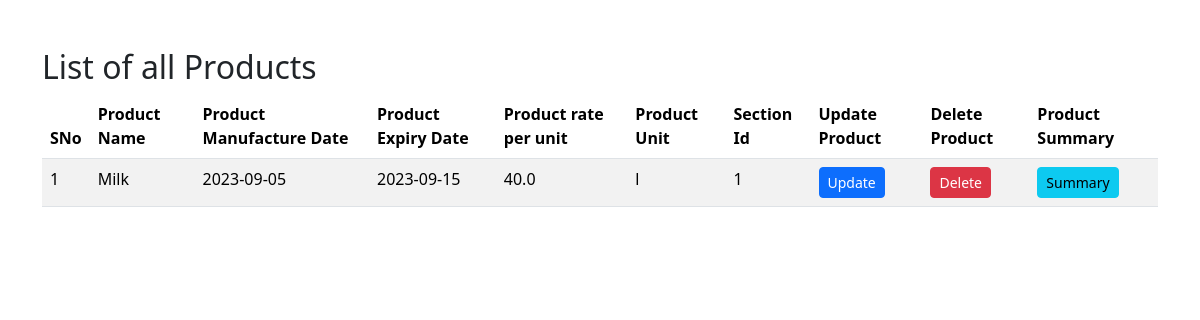
/products, run on an earlier commit of the app's database.
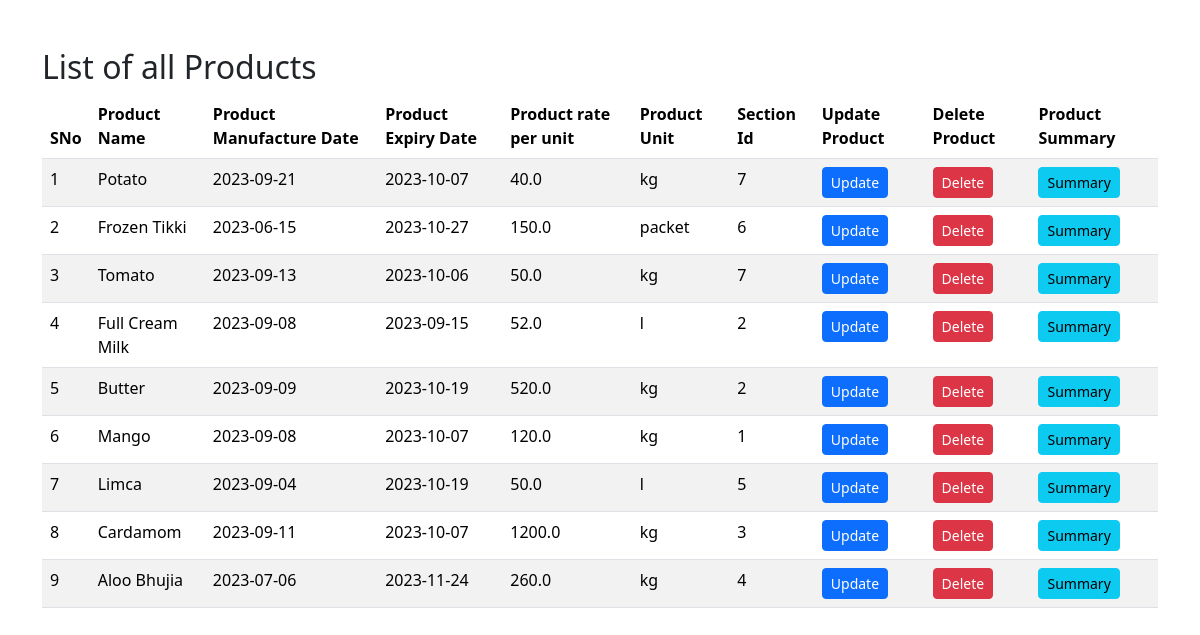
And on a later commit of the database.
### app.py (models this page shows, shortened)
class Product(db.Model):
    product_id = db.Column(db.Integer, primary_key=True)
    product_name = db.Column(db.String(100), nullable=False)
    product_manufacture_date = db.Column(db.Date)
    product_expiry_date = db.Column(db.Date)
    product_rate_per_unit = db.Column(db.Float, nullable=False)
    product_unit = db.Column(db.String(20))  # For example, 'Rs/Kg', 'Rs/Litre'
    product_stock = db.Column(db.Integer, nullable=False)
    section_id = db.Column(db.Integer, db.ForeignKey('section.section_id'), nullable=False)  # Corrected the ForeignKey

### app.py (the view)
@app.route('/products')
def view_products():
     products = Product.query.all()
     return render_template("view_products.html", products = products)

### templates/view_products.html (shortened to what this page needs)
<!DOCTYPE html>
<html lang="en">
    <head>
        <link rel="stylesheet" href="https://cdn.jsdelivr.net/npm/bootstrap/dist/css/bootstrap.min.css">
    </head>
<body>
    <div class="container mt-5">
        <h2>List of all Products</h2>
        <table class="table table-striped">
            <thead>
                <tr>
                    <th>SNo</th>
                    <th>Product Name</th>
                    <th>Product Manufacture Date</th>
                    <th>Product Expiry Date</th>
                    <th>Product rate per unit</th>
                    <th>Product Unit</th>
                    <th>Section Id</th>
                    <th>Update Product</th>
                    <th>Delete Product</th>
                    <th>Product Summary</th>
                </tr>
            </thead>
            <tbody>
                {% for product in products %}
                <tr>
                    <td>{{ product.product_id }}</td>
                    <td>{{ product.product_name }}</td>
                    <td>{{ product.product_manufacture_date }}</td>
                    <td>{{ product.product_expiry_date }}</td>
                    <td>{{ product.product_rate_per_unit }}</td>
                    <td>{{ product.product_unit }}</td>
                    <td>{{ product.section_id }}</td>
                    <td>
                        <a href="/product/{{ product.product_id }}/update" class="btn btn-primary btn-sm">Update</a>
                    </td>
                    <td>
                        <form action="/product/{{ product.product_id }}/delete" method="post">
                            <button type="submit" class="btn btn-danger btn-sm">Delete</button>
                        </form>
                    </td>
                    <td>
                        <form action="/product/{{ product.product_id }}/summary" method="post">
                            <button type="submit" class="btn btn-info btn-sm">Summary</button>
                        </form>
                    </td>
                </tr>
                {% endfor %}
            </tbody>
        </table>
    </div>
</body>
</html>

What changed in the data, as far as the page shows it:
changed Product id 1: product_name "Milk" → "Potato"; product_manufacture_date "2023-09-05" → "2023-09-21"; product_expiry_date "2023-09-15" → "2023-10-07"; product_unit "l" → "kg"; section_id "1" → "7"
added Product: product_id "2", product_name "Frozen Tikki", product_manufacture_date "2023-06-15", product_expiry_date "2023-10-27", product_rate_per_unit "150.0", product_unit "packet", section_id "6"
added Product: product_id "3", product_name "Tomato", product_manufacture_date "2023-09-13", product_expiry_date "2023-10-06", product_rate_per_unit "50.0", product_unit "kg", section_id "7"
added Product: product_id "4", product_name "Full Cream Milk", product_manufacture_date "2023-09-08", product_expiry_date "2023-09-15", product_rate_per_unit "52.0", product_unit "l", section_id "2"
added Product: product_id "5", product_name "Butter", product_manufacture_date "2023-09-09", product_expiry_date "2023-10-19", product_rate_per_unit "520.0", product_unit "kg", section_id "2"
added Product: product_id "6", product_name "Mango", product_manufacture_date "2023-09-08", product_expiry_date "2023-10-07", product_rate_per_unit "120.0", product_unit "kg", section_id "1"
added Product: product_id "7", product_name "Limca", product_manufacture_date "2023-09-04", product_expiry_date "2023-10-19", product_rate_per_unit "50.0", product_unit "l", section_id "5"
added Product: product_id "8", product_name "Cardamom", product_manufacture_date "2023-09-11", product_expiry_date "2023-10-07", product_rate_per_unit "1200.0", product_unit "kg", section_id "3"
added Product: product_id "9", product_name "Aloo Bhujia", product_manufacture_date "2023-07-06", product_expiry_date "2023-11-24", product_rate_per_unit "260.0", product_unit "kg", section_id "4"
